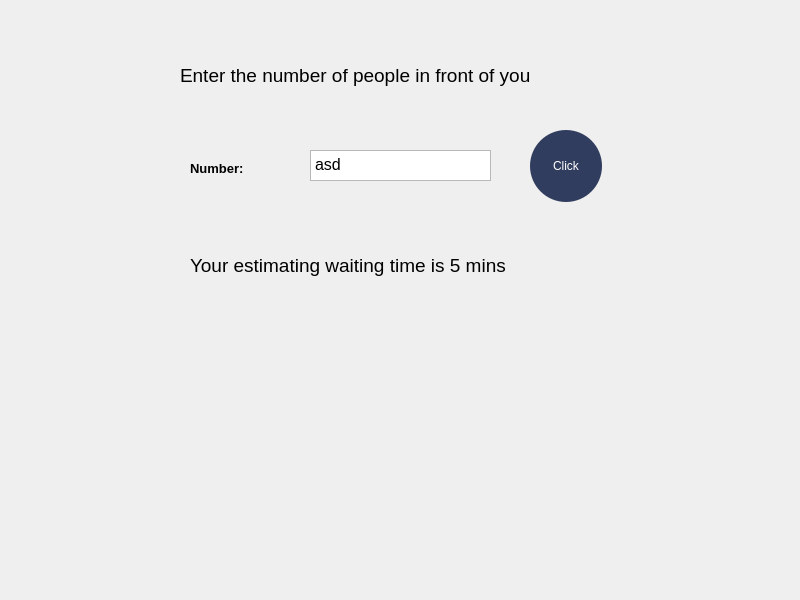
<?xml version="1.0" encoding="UTF-8"?>
<ui version="4.0">
 <class>Form</class>
 <widget class="QWidget" name="Form">
  <property name="geometry">
   <rect>
    <x>0</x>
    <y>0</y>
    <width>800</width>
    <height>600</height>
   </rect>
  </property>
  <property name="windowTitle">
   <string>Form</string>
  </property>
  <widget class="QLabel" name="label">
   <property name="geometry">
    <rect>
     <x>50</x>
     <y>410</y>
     <width>141</width>
     <height>171</height>
    </rect>
   </property>
   <property name="text">
    <string/>
   </property>
   <property name="pixmap">
    <pixmap>Pictures/ntu_lion.png</pixmap>
   </property>
   <property name="scaledContents">
    <bool>true</bool>
   </property>
  </widget>
  <widget class="QLabel" name="label_2">
   <property name="geometry">
    <rect>
     <x>240</x>
     <y>400</y>
     <width>551</width>
     <height>181</height>
    </rect>
   </property>
   <property name="text">
    <string/>
   </property>
   <property name="pixmap">
    <pixmap>Pictures/Queuing.jpg</pixmap>
   </property>
   <property name="scaledContents">
    <bool>true</bool>
   </property>
  </widget>
  <widget class="QLabel" name="label_3">
   <property name="geometry">
    <rect>
     <x>180</x>
     <y>40</y>
     <width>431</width>
     <height>71</height>
    </rect>
   </property>
   <property name="font">
    <font>
     <pointsize>14</pointsize>
    </font>
   </property>
   <property name="text">
    <string>Enter the number of people in front of you</string>
   </property>
  </widget>
  <widget class="QTextEdit" name="textEdit">
   <property name="geometry">
    <rect>
     <x>310</x>
     <y>150</y>
     <width>181</width>
     <height>31</height>
    </rect>
   </property>
   <property name="font">
    <font>
     <pointsize>12</pointsize>
    </font>
   </property>
   <property name="layoutDirection">
    <enum>Qt::LeftToRight</enum>
   </property>
   <property name="html">
    <string>&lt;!DOCTYPE HTML PUBLIC &quot;-//W3C//DTD HTML 4.0//EN&quot; &quot;http://www.w3.org/TR/REC-html40/strict.dtd&quot;&gt;
&lt;html&gt;&lt;head&gt;&lt;meta name=&quot;qrichtext&quot; content=&quot;1&quot; /&gt;&lt;style type=&quot;text/css&quot;&gt;
p, li { white-space: pre-wrap; }
&lt;/style&gt;&lt;/head&gt;&lt;body style=&quot; font-family:'MS Shell Dlg 2'; font-size:12pt; font-weight:400; font-style:normal;&quot;&gt;
&lt;p style=&quot; margin-top:0px; margin-bottom:0px; margin-left:0px; margin-right:0px; -qt-block-indent:0; text-indent:0px;&quot;&gt;asd&lt;/p&gt;&lt;/body&gt;&lt;/html&gt;</string>
   </property>
  </widget>
  <widget class="QLabel" name="label_4">
   <property name="geometry">
    <rect>
     <x>190</x>
     <y>160</y>
     <width>81</width>
     <height>16</height>
    </rect>
   </property>
   <property name="font">
    <font>
     <pointsize>10</pointsize>
     <weight>75</weight>
     <bold>true</bold>
    </font>
   </property>
   <property name="text">
    <string>Number:</string>
   </property>
  </widget>
  <widget class="QLabel" name="label_5">
   <property name="geometry">
    <rect>
     <x>190</x>
     <y>230</y>
     <width>431</width>
     <height>71</height>
    </rect>
   </property>
   <property name="font">
    <font>
     <pointsize>14</pointsize>
    </font>
   </property>
   <property name="text">
    <string>Your estimating waiting time is 5 mins</string>
   </property>
  </widget>
  <widget class="QPushButton" name="BlueButton">
   <property name="geometry">
    <rect>
     <x>530</x>
     <y>130</y>
     <width>72</width>
     <height>72</height>
    </rect>
   </property>
   <property name="styleSheet">
    <string notr="true">#BlueButton {
    background-color: #303d5e;
    min-width: 72px;
    max-width: 72px;
    min-height: 72px;
    max-height: 72px;
    border-radius: 36px; 
    color: #FFFFFF;
}
#BlueButton:hover {
    background-color: #516cb0;
}
#BlueButton:pressed {
    background-color: #04070f;
}</string>
   </property>
   <property name="text">
    <string>Click</string>
   </property>
  </widget>
 </widget>
 <resources/>
 <connections/>
</ui>
